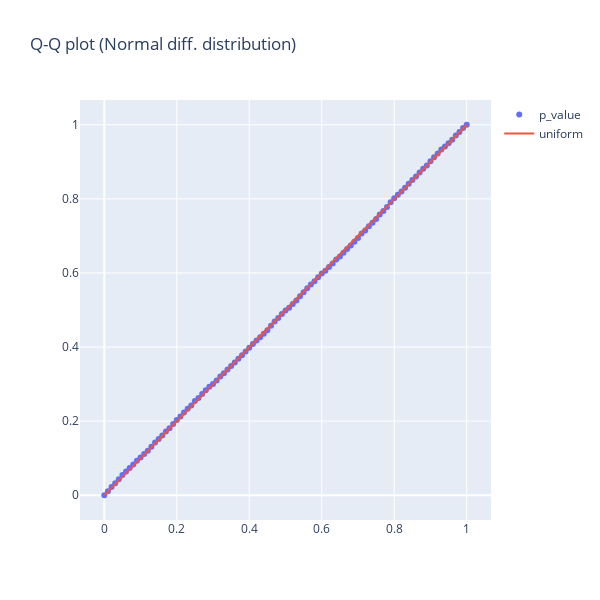

Notebook code cell kept with this figure:
### Code cell
probs, x = get_probs_by_threshold(np.array(p_values_ttest['norm_diff']))
fig = go.Figure([go.Scatter(x=x, y=probs, mode="markers", name="p_value"),
                 go.Scatter(x=x, y=x, mode="lines", name="uniform")])
fig.update_layout(height=600, width=600, title="Q-Q plot (Normal diff. distribution)")
fig
